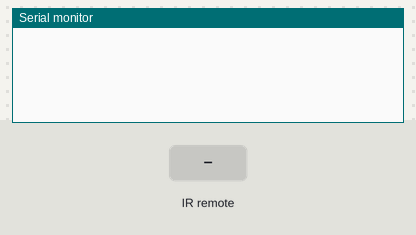
Simulated run of this sketch. Board: Arduino Uno, built with avr-gcc and run on an emulated ATmega328P. Shown: the last lines printed to the serial monitor. Inputs (shaded band) come from the test bench.

Above: at 1.2 s.
1.3 s: infrared code 0xFF00BF00 received
At 2.1 s:
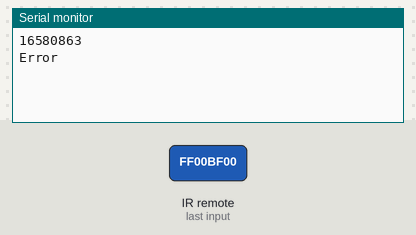
2.8 s: infrared code 0xFE01BF00 received
At 3.3 s:
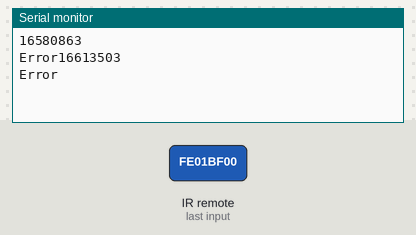

Measured:
- after the input at 1.3 s, the serial monitor: prints a new line at once (image 1)
- after the input at 2.8 s, the serial monitor: prints a new line at once (image 2)

The sketch:

defaultCode.ino
```cpp
#include <IRremote.hpp>

#define blueLed 7


void setup()
{
  Serial.begin(9600);
  IrReceiver.begin(11, ENABLE_LED_FEEDBACK); // Start the receiver
}

void loop() {

  if (IrReceiver.decode()) {
    Serial.println(IrReceiver.decodedIRData.decodedRawData); // Print "old" raw data

    IrReceiver.resume(); // Enable receiving of the next value


    switch (IrReceiver.decodedIRData.decodedRawData) {
      case 4278238976: // power

      digitalWrite(blueLed,HIGH);

      break;
      case 4261527296:  // vol+

      digitalWrite(blueLed,LOW);

      break;
      case 4244815616:  // func/Stop

      // insert code here

      break;
      case 4211392256: // backward

      // insert code here

      break;
      case 4194680576:  // play/pause

      // insert code here


      break;
      case 4177968896:  // forward

      // insert code here


      break;
      case 4144545536:  // down

      // insert code here


      break;
      case 4127833856:  // vol-

      // insert code here


      break;
      case 4111122176:  // up

      // insert code here


      break;
      case 4077698816:  // number 0

      // insert code here


      break;
      case 4060987136:  // EQ

      // insert code here


      break;
      case 4044275456:  // ST/REPT

      // insert code here


      break;
      case 4010852096:  // number 1

      // insert code here


      break;
      case 3994140416:  // number 2

      // insert code here


      break;
      case 3977428736:  // number 3

      // insert code here


      break;
      case 3944005376:  // number 4

      // insert code here


      break;
      case 3927293696:  // number 5

      // insert code here


      break;
      case 3910582016:  // number 6

      // insert code here


      break;
      case 3877158656:  // number 7

      // insert code here


      break;
      case 3860446976:  // number 8

      // insert code here


      break;
      case 3843735296:  // number 9

      // insert code here


      break;
      default:
      Serial.print("Error");
      break;

    }

  }

}


/*

Button KEYS

Power: 4278238976
Vol+: 4261527296
Func/Stop: 4244815616
Backward: 4211392256
Play/pause: 4194680576
Forward: 4177968896
Down: 4144545536
Vol-: 4127833856
Up: 4111122176
0: 4077698816
EQ: 4060987136
ST/REPT: 4044275456
1: 4010852096
2: 3994140416
3: 3977428736
4: 3944005376
5: 3927293696
6: 3910582016
7: 3877158656
8: 3860446976
9: 3843735296

*/
```
